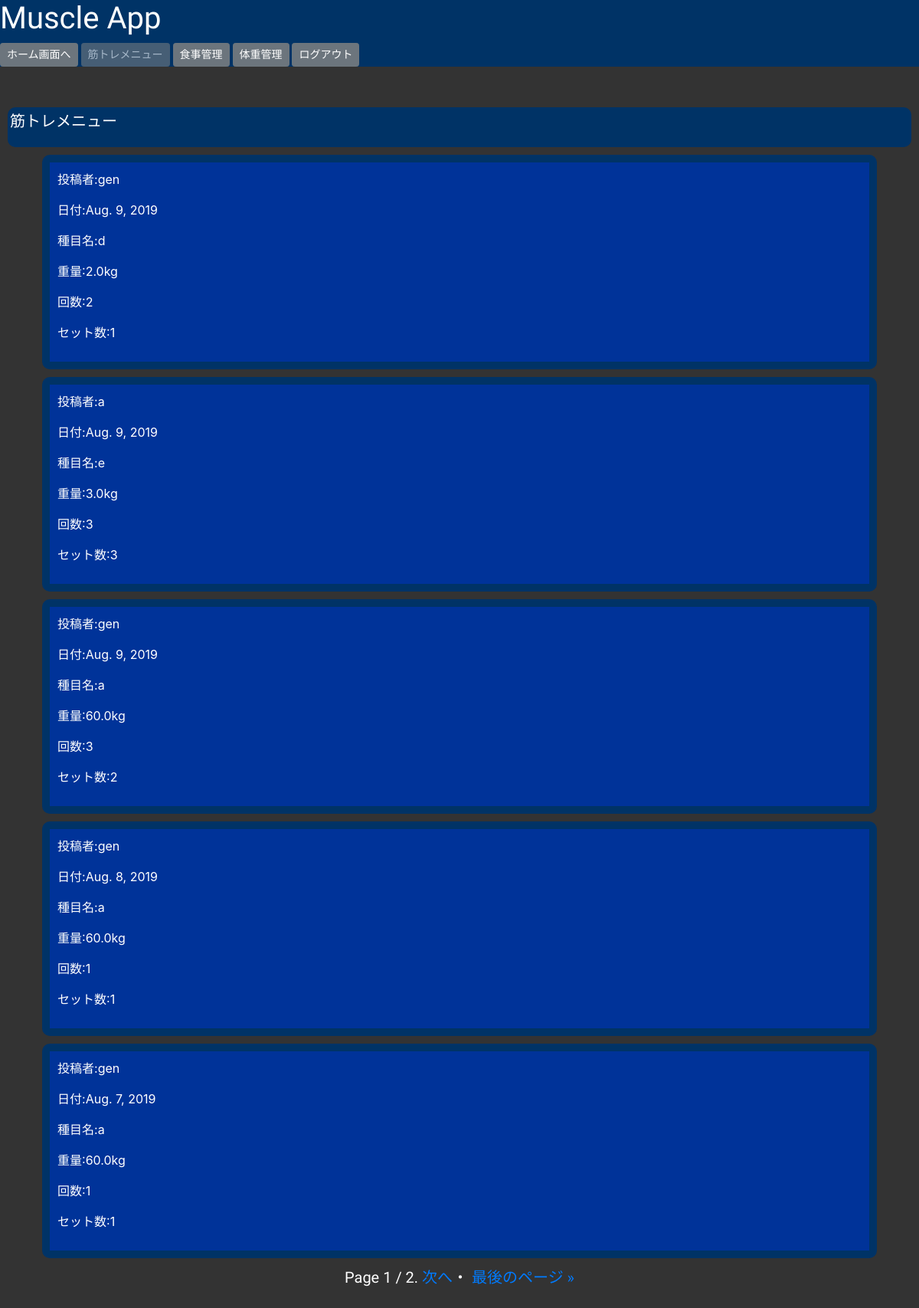
The app's page /timeline/workout/ (signed in), older data.
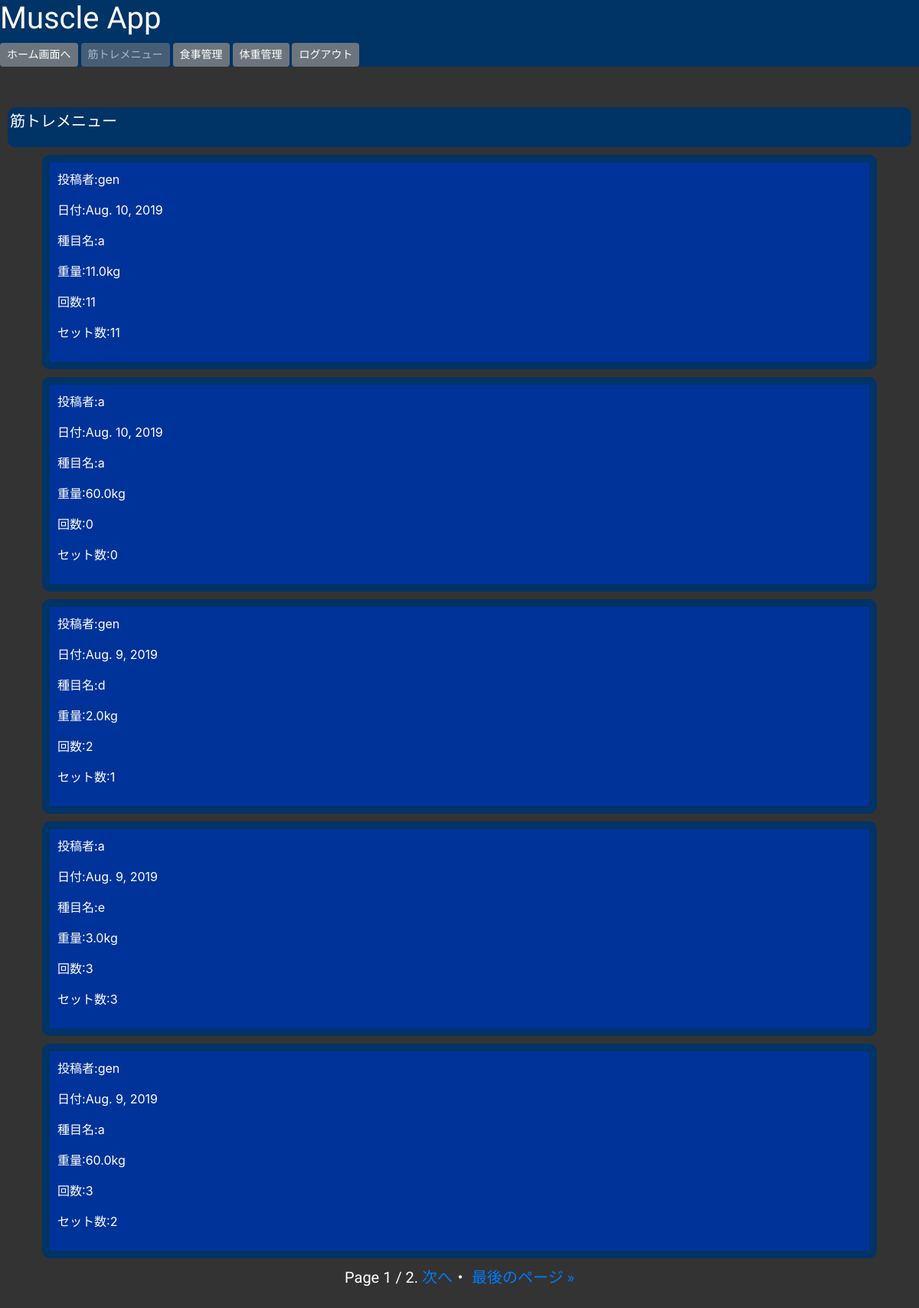
The same page, newer data.
### muscleapp/models.py (models this page shows, shortened)
class WorkoutModel(models.Model):
    name = models.CharField(max_length=100)
    weight = models.FloatField()
    reps = models.IntegerField()
    set = models.IntegerField()
    date = models.DateField(default=localdate())
    author = models.CharField(max_length=100)

### muscleapp/views.py (the view)
# urls.py: path('timeline/workout/', timeline_workoutfunc, name='timeline_workout'),
@login_required
def timeline_workoutfunc(request):
    workout = WorkoutModel.objects.order_by('-date').all()
    paginator = Paginator(workout, 5)
    page = request.GET.get('page')
    workout_data = paginator.get_page(page)
    return render(request, 'timeline_workout.html', {'workout_data': workout_data})

### templates/timeline_workout.html (shortened to what this page needs)
{% extends 'base_afterlogin.html' %}
{% block customcss %}
{% load static %}
<link rel="stylesheet" type="text/css" href="{% static 'timeline.css' %}">
{% endblock customcss %}
{% block header %}
<h1>Muscle App</h1>
    <a href="{% url 'home' %}" class="btn btn-secondary btn-sm">ホーム画面へ</a>
    <a href="{% url 'timeline_workout' %}" class="btn btn-secondary disabled btn-sm">筋トレメニュー</a>
    <a href="{% url 'timeline_diet' %}" class="btn btn-secondary btn-sm">食事管理</a>
    <a href="{% url 'timeline_body' %}" class="btn btn-secondary btn-sm">体重管理</a>
{% endblock header %}
{% block content %}
<div class="menu">
    <p>筋トレメニュー</p>
</div>
{% for item in workout_data %}
<div class="container">
<div class="info">
    <p>投稿者:{{ item.author }}</p>
    <p>日付:{{ item.date }}</p>
    <p>種目名:{{ item.name }}</p>
    <p>重量:{{ item.weight }}kg</p>
    <p>回数:{{ item.reps }}</p>
    <p>セット数:{{ item.set }}</p>
</div>
</div>
{% endfor %}
{% endblock content %}
{% block paginator %}
<span class="step-links">
        <span class="current">
            Page {{ workout_data.number }} / {{ workout_data.paginator.num_pages }}.
        </span>
        {% if workout_data.has_next %}
            <a href="?page={{ workout_data.next_page_number }}">次へ</a>・
            <a href="?page={{ workout_data.paginator.num_pages }}">最後のページ &raquo;</a>
        {% endif %}
</span>
{% endblock paginator %}

Row changes from the older to the newer data that the page shows:
no longer on this page (row unchanged): WorkoutModel: author "gen", date "Aug. 8, 2019", name "a", weight "60.0", reps "1", set "1"
no longer on this page (row unchanged): WorkoutModel: author "gen", date "Aug. 7, 2019", name "a", weight "60.0", reps "1", set "1"
added WorkoutModel: author "gen", date "Aug. 10, 2019", name "a", weight "11.0", reps "11", set "11"
added WorkoutModel: author "a", date "Aug. 10, 2019", name "a", weight "60.0", reps "0", set "0"
